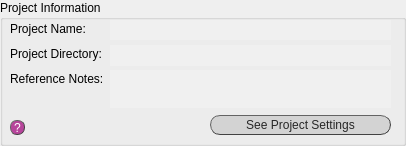
    <widget class="QGroupBox" name="proj_info">
     <property name="geometry">
      <rect>
       <x>10</x>
       <y>10</y>
       <width>406</width>
       <height>146</height>
      </rect>
     </property>
     <property name="styleSheet">
      <string notr="true">QGroupBox#proj_info{text-decoration: underline; font: 80 10pt &quot;Calibri Light&quot;;}
</string>
     </property>
     <property name="title">
      <string>Project Information</string>
     </property>
     <widget class="QLabel" name="lab_proj_name">
      <property name="geometry">
       <rect>
        <x>10</x>
        <y>20</y>
        <width>91</width>
        <height>18</height>
       </rect>
      </property>
      <property name="styleSheet">
       <string notr="true">font: 25 10pt &quot;Calibri Light&quot;;</string>
      </property>
      <property name="text">
       <string>Project Name: </string>
      </property>
     </widget>
     <widget class="QLabel" name="lab_proj_dir">
      <property name="geometry">
       <rect>
        <x>10</x>
        <y>45</y>
        <width>111</width>
        <height>18</height>
       </rect>
      </property>
      <property name="styleSheet">
       <string notr="true">font: 25 10pt &quot;Calibri Light&quot;;</string>
      </property>
      <property name="text">
       <string>Project Directory: </string>
      </property>
     </widget>
     <widget class="QLabel" name="lab_filled_proj_name">
      <property name="geometry">
       <rect>
        <x>110</x>
        <y>20</y>
        <width>281</width>
        <height>20</height>
       </rect>
      </property>
      <property name="styleSheet">
       <string notr="true">font: 25 9pt &quot;Calibri Light&quot;;
background-color: rgb(240, 240, 240);
color: rgb(100, 100, 100);</string>
      </property>
      <property name="text">
       <string/>
      </property>
     </widget>
     <widget class="QTextEdit" name="lab_filled_proj_dir">
      <property name="geometry">
       <rect>
        <x>110</x>
        <y>45</y>
        <width>281</width>
        <height>21</height>
       </rect>
      </property>
      <property name="focusPolicy">
       <enum>Qt::StrongFocus</enum>
      </property>
      <property name="styleSheet">
       <string notr="true">font: 25 9pt &quot;Calibri Light&quot;;
background-color: rgb(240, 240, 240);
color: rgb(100, 100, 100);</string>
      </property>
      <property name="frameShape">
       <enum>QFrame::NoFrame</enum>
      </property>
      <property name="frameShadow">
       <enum>QFrame::Sunken</enum>
      </property>
      <property name="verticalScrollBarPolicy">
       <enum>Qt::ScrollBarAlwaysOff</enum>
      </property>
      <property name="horizontalScrollBarPolicy">
       <enum>Qt::ScrollBarAlwaysOff</enum>
      </property>
      <property name="readOnly">
       <bool>true</bool>
      </property>
      <property name="html">
       <string>&lt;!DOCTYPE HTML PUBLIC &quot;-//W3C//DTD HTML 4.0//EN&quot; &quot;http://www.w3.org/TR/REC-html40/strict.dtd&quot;&gt;
&lt;html&gt;&lt;head&gt;&lt;meta name=&quot;qrichtext&quot; content=&quot;1&quot; /&gt;&lt;style type=&quot;text/css&quot;&gt;
p, li { white-space: pre-wrap; }
&lt;/style&gt;&lt;/head&gt;&lt;body style=&quot; font-family:'Calibri Light'; font-size:9pt; font-weight:24; font-style:normal;&quot;&gt;
&lt;p align=&quot;center&quot; style=&quot;-qt-paragraph-type:empty; margin-top:0px; margin-bottom:0px; margin-left:0px; margin-right:0px; -qt-block-indent:0; text-indent:0px;&quot;&gt;&lt;br /&gt;&lt;/p&gt;&lt;/body&gt;&lt;/html&gt;</string>
      </property>
     </widget>
     <widget class="QLabel" name="mH_logo_XS">
      <property name="geometry">
       <rect>
        <x>1030</x>
        <y>5</y>
        <width>121</width>
        <height>31</height>
       </rect>
      </property>
      <property name="frameShape">
       <enum>QFrame::NoFrame</enum>
      </property>
      <property name="text">
       <string>&lt;html&gt;&lt;head/&gt;&lt;body&gt;&lt;p&gt;&lt;br/&gt;&lt;/p&gt;&lt;/body&gt;&lt;/html&gt;</string>
      </property>
      <property name="alignment">
       <set>Qt::AlignCenter</set>
      </property>
     </widget>
     <widget class="QLabel" name="lab_ref_notes">
      <property name="geometry">
       <rect>
        <x>10</x>
        <y>70</y>
        <width>111</width>
        <height>18</height>
       </rect>
      </property>
      <property name="styleSheet">
       <string notr="true">font: 25 10pt &quot;Calibri Light&quot;;</string>
      </property>
      <property name="text">
       <string>Reference Notes: </string>
      </property>
     </widget>
     <widget class="QLabel" name="lab_filled_ref_notes">
      <property name="geometry">
       <rect>
        <x>110</x>
        <y>70</y>
        <width>281</width>
        <height>38</height>
       </rect>
      </property>
      <property name="styleSheet">
       <string notr="true">font: 25 9pt &quot;Calibri Light&quot;;
background-color: rgb(240, 240, 240);
color: rgb(100, 100, 100);</string>
      </property>
      <property name="text">
       <string/>
      </property>
     </widget>
     <widget class="QPushButton" name="button_see_proj_settings">
      <property name="geometry">
       <rect>
        <x>210</x>
        <y>115</y>
        <width>181</width>
        <height>20</height>
       </rect>
      </property>
      <property name="mouseTracking">
       <bool>true</bool>
      </property>
      <property name="focusPolicy">
       <enum>Qt::ClickFocus</enum>
      </property>
      <property name="autoFillBackground">
       <bool>false</bool>
      </property>
      <property name="styleSheet">
       <string notr="true">QPushButton{border-radius:10px;
border-width: 1px;
border-style: outset;
border-color: rgb(66, 66, 66);
background-color: rgb(211, 211, 211);
color: rgb(39, 39, 39);
font: 10pt &quot;Calibri Light&quot;;}

QPushButton:hover{
background-color: #eb6fbd;
border-color: #672146
}</string>
      </property>
      <property name="text">
       <string>See Project Settings</string>
      </property>
      <property name="checkable">
       <bool>true</bool>
      </property>
     </widget>
     <widget class="QPushButton" name="q_orient">
      <property name="geometry">
       <rect>
        <x>10</x>
        <y>120</y>
        <width>15</width>
        <height>15</height>
       </rect>
      </property>
      <property name="styleSheet">
       <string notr="true">QPushButton{border-radius:7px;
border-width: 1px;
border-style: outset;
border-color: rgb(66, 66, 66);
background-color: rgba(162, 0, 122,180);
color: rgb(255, 255, 255);
font: 9pt &quot;Calibri Light&quot;;}

QPushButton:hover{
background-color: rgb(0, 0, 0);
border-color: #672146
}</string>
      </property>
      <property name="text">
       <string>?</string>
      </property>
     </widget>
    </widget>
